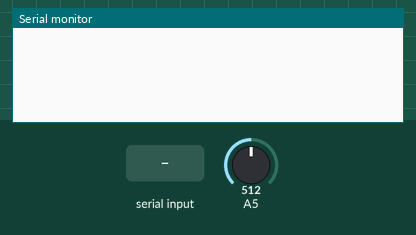
Bench run of a sketch on a simulated Arduino Uno, built with avr-gcc and run on an emulated ATmega328P. Parts: the last lines printed to the serial monitor. Inputs (shaded band) come from the test bench; at power-on: A5 = 512.

Above: at 1.2 s.
1.3 s: "R" received over Serial
At 2.1 s:
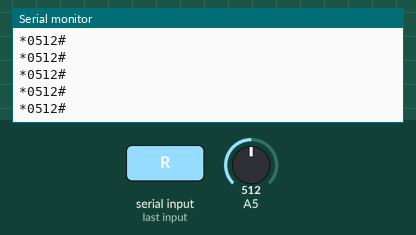
3.2 s: A5 set to 716
At 4.1 s:
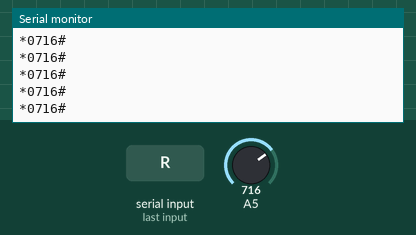
4.7 s: A5 set to 900
At 5.2 s:
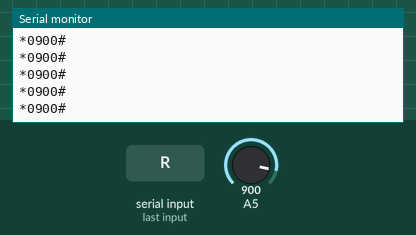
Timing chart, 0 to 7.7 s (numbered marks = the images above; inputs shaded):
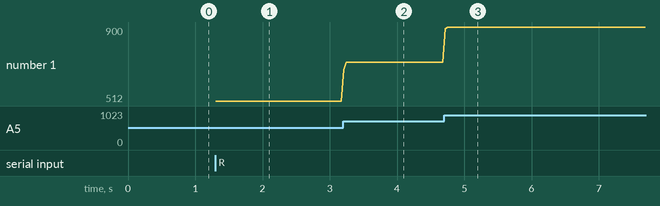

Measured:
- after the input at 1.3 s, the serial monitor: prints a new line at once (image 1)
- after the input at 3.2 s, the serial monitor: prints a new line at once (image 2)
- after the input at 4.7 s, the serial monitor: prints a new line at once (image 3)
- plotted number 1: 512 → 716 after the input at 3.2 s, 716 → 900 after the input at 4.7 s

The sketch:

sketch_BBM_SideSlip.V1.2.ino
```cpp
const unsigned int _416ms = 416;
const unsigned char _37ms = 37;
unsigned long per_416ms = 0;
unsigned long per_37ms = 0;
int rcv;
int sensorValue;
float sensorFilter;
float alpa = 0.8;

char buf[15];
#include <SoftwareSerial.h>
SoftwareSerial SecoundSerial(10, 11);  // RX, TX

void setup() {
  Serial.begin(9600);
  SecoundSerial.begin(9600);  // Initialize software serial
}
void loop() {
  sensorValue = analogRead(A5);
  sensorFilter = alpa * sensorValue + (1.0 - alpa) * sensorFilter;
  delay(5);
  if (Serial.available() > 0) {
    rcv = Serial.read();
  }

  if (SecoundSerial.available() > 0) {
    rcv = SecoundSerial.read();
  }

  if (rcv == 82) {  //read "R"
    unsigned long currentTime = millis();
    if (currentTime - per_37ms > _37ms) {
      int myInt = (int)sensorFilter;
      sprintf(buf, "*%04d#", myInt);
      Serial.println(buf);
      SecoundSerial.println(buf);
      per_37ms = currentTime;
    }
  }
}
```
